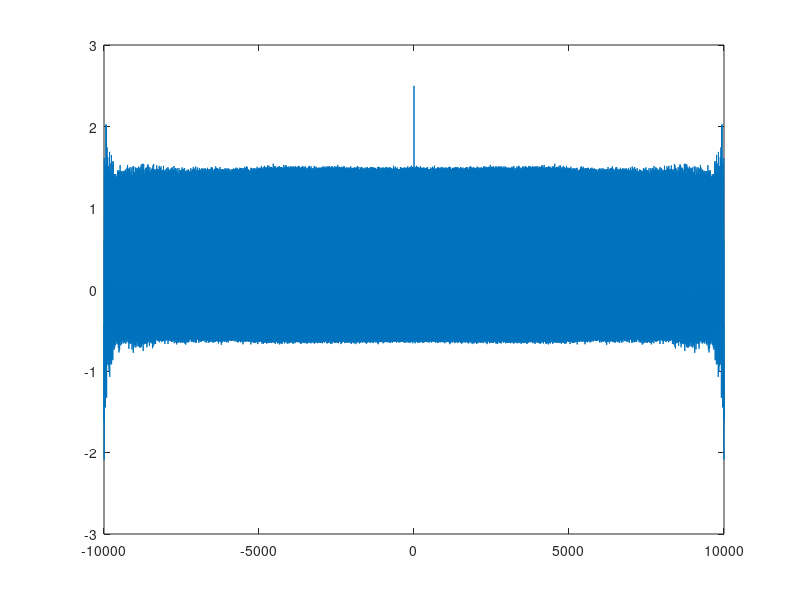

Reproduce this figure in MATLAB. (Note: this script raises an error after producing the figure.)
clear all;
clc

Nraw = 20000;
N = 10000;
tmax = 0.5;
fs = N/tmax;

t = (0:N-1)*(1/fs);

x = sin(1e3*2*pi*t)+sin(2e3*2*pi*t)+sin(3e3*2*pi*t)+normrnd(0,1,1,N);
% x = 1*sin(2*pi*t)+3*sin(50*pi*t);


x_mean = mean(x); % 均值
x2_mean = mean(x.^2); % 均方值
[R_x,lag] = xcorr(x,'unbiased'); % 自相关函数
figure(1);
plot(lag,R_x);
[p_x,xi] = ksdensity(x); % 概率密度
X = fft(x); % 频谱
figure(2)
plotFFT(X,fs);
G_x = fft(R_x); % 功率谱密度
figure(3)
[psd_a,psd_fa] = pwelch(x,N/2,40,N,fs);
subplot(2,1,1)
plotFFT(G_x,fs);
subplot(2,1,2)
plot(psd_fa,psd_a)


%wp和ws分别是通带和阻带的频率(截止频率)。当wp和ws为二元矢量时，为带通或带阻滤波器，这时求出的Wn也是二元矢量；当wp和ws为一元矢量时，为低通或高通滤波器：当wp<ws时为低通滤波器，当wp>ws时为高通滤波器。

%wp和ws为二元矢量
wp=[1900/(fs/2),2100/(fs/2)];                %设置通带频率，注意进行归一化
ws=[1500/(fs/2),2500/(fs/2)];                %设置阻带频率

Rp=1;                                   %设置通带波纹系数
Rs=20;                                  %设置阻带波纹系数

%巴特沃斯滤波器设计
[n,Wn]=buttord(wp,ws,Rp,Rs);
%求巴特沃斯滤波器阶数，输出参数N代表满足设计要求的滤波器的最小阶数，Wn是等效低通滤波器的截止频率
%无论是高通、带通和带阻滤波器，在设计中最终都等效于一个截止频率为Wn的低通滤波器
fprintf('巴特沃斯滤波器 N= %4d\n',n);    %显示滤波器阶数

[b,a]=butter(n+1,Wn);               %求巴特沃斯滤波器系数，即求传输函数的分子和分母的系数向量

figure(4)
freqz(b,a,N,fs);                % 求滤波器的幅频特性
figure(5)
impz(b,a);                      % 滤波器的单位冲击响应

figure(6)
x_a=filter(b,a,x);                 % 经过带通滤波器之后的时域波形
subplot(2,1,1);
plot(t(1:300),x_a(1:300));
xlabel("t/s")
subplot(2,1,2);
plotFFT(fft(x_a),fs);

% 限幅器直接使用循环实现
y_1 = zeros(1,max(size(x_a)));
ALimit = 0.7;
for i = 1:max(size(x_a))
    if x_a(i) > ALimit
        y_1(i) = ALimit;
    else
        if x_a(i) < -ALimit
            y_1(i) = -ALimit;
        else
            y_1(i) = x_a(i);
        end
    end
end

% 对比限幅器前后时域与频域
figure(7)
subplot(2,1,1)
plot(t(1:300),x_a(1:300),'r')
hold on
plot(t(1:300),y_1(1:300),'g')
subplot(2,2,3)
plotFFT(fft(x_a),fs);
subplot(2,2,4)
plotFFT(fft(y_1),fs);

% 平方律
x_b = zeros(1,max(size(x)));
for i = 1:max(size(x))
    x_b(i) = squareLaw(x(i));
end

figure(8)
subplot(2,1,1)
plot(t(1:700),x(1:700),'r')
hold on
plot(t(1:700),x_b(1:700),'g')
subplot(2,2,3)
plotFFT(fft(x),fs);
subplot(2,2,4)
plotFFT(fft(x_b),fs);

figure(9)
y_2 = filter(b,a,x_b);
subplot(2,1,1)
plot(y_2)
subplot(2,1,2)
plotFFT(fft(y_2),fs);



pause()
close all;
